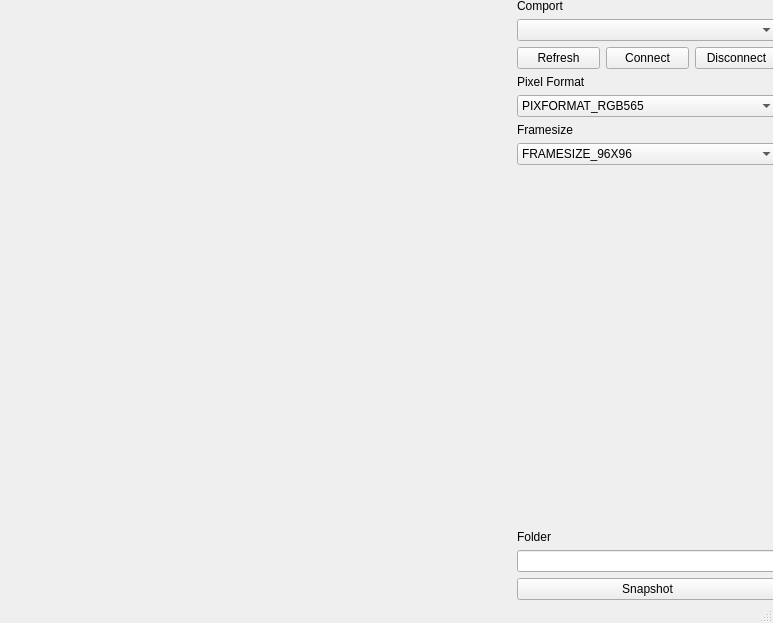
<?xml version="1.0" encoding="UTF-8"?>
<ui version="4.0">
 <class>mainWindow</class>
 <widget class="QMainWindow" name="mainWindow">
  <property name="geometry">
   <rect>
    <x>0</x>
    <y>0</y>
    <width>773</width>
    <height>623</height>
   </rect>
  </property>
  <property name="windowTitle">
   <string>rawImageViewer</string>
  </property>
  <widget class="QWidget" name="centralwidget">
   <widget class="QWidget" name="horizontalLayoutWidget">
    <property name="geometry">
     <rect>
      <x>-1</x>
      <y>-1</y>
      <width>779</width>
      <height>601</height>
     </rect>
    </property>
    <layout class="QHBoxLayout" name="horizontalLayout">
     <item>
      <widget class="QWidget" name="ImageWidget" native="true">
       <property name="minimumSize">
        <size>
         <width>512</width>
         <height>512</height>
        </size>
       </property>
      </widget>
     </item>
     <item>
      <layout class="QVBoxLayout" name="verticalLayout_2">
       <item>
        <widget class="QLabel" name="label_4">
         <property name="text">
          <string>Comport</string>
         </property>
        </widget>
       </item>
       <item>
        <widget class="QComboBox" name="comboComport"/>
       </item>
       <item>
        <layout class="QHBoxLayout" name="horizontalLayout_2">
         <item>
          <widget class="QPushButton" name="buttonRefresh">
           <property name="text">
            <string>Refresh</string>
           </property>
          </widget>
         </item>
         <item>
          <widget class="QPushButton" name="buttonConnect">
           <property name="text">
            <string>Connect</string>
           </property>
          </widget>
         </item>
         <item>
          <widget class="QPushButton" name="buttonDisconnect">
           <property name="text">
            <string>Disconnect</string>
           </property>
          </widget>
         </item>
        </layout>
       </item>
       <item>
        <widget class="QLabel" name="label_3">
         <property name="text">
          <string>Pixel Format</string>
         </property>
        </widget>
       </item>
       <item>
        <widget class="QComboBox" name="comboPixFormat">
         <item>
          <property name="text">
           <string>PIXFORMAT_RGB565</string>
          </property>
         </item>
         <item>
          <property name="text">
           <string>PIXFORMAT_GRAYSCALE</string>
          </property>
         </item>
         <item>
          <property name="text">
           <string>PIXFORMAT_YUV422</string>
          </property>
         </item>
        </widget>
       </item>
       <item>
        <widget class="QLabel" name="label_2">
         <property name="text">
          <string>Framesize</string>
         </property>
        </widget>
       </item>
       <item>
        <widget class="QComboBox" name="comboFramesize">
         <item>
          <property name="text">
           <string>FRAMESIZE_96X96</string>
          </property>
         </item>
        </widget>
       </item>
       <item>
        <widget class="QLabel" name="PixelData">
         <property name="text">
          <string/>
         </property>
        </widget>
       </item>
       <item>
        <spacer name="verticalSpacer">
         <property name="orientation">
          <enum>Qt::Orientation::Vertical</enum>
         </property>
         <property name="sizeHint" stdset="0">
          <size>
           <width>20</width>
           <height>40</height>
          </size>
         </property>
        </spacer>
       </item>
       <item>
        <widget class="QLabel" name="label">
         <property name="text">
          <string>Folder</string>
         </property>
        </widget>
       </item>
       <item>
        <widget class="QLineEdit" name="editFilename"/>
       </item>
       <item>
        <widget class="QPushButton" name="buttonSnapshot">
         <property name="text">
          <string>Snapshot</string>
         </property>
        </widget>
       </item>
      </layout>
     </item>
    </layout>
   </widget>
  </widget>
  <widget class="QStatusBar" name="statusbar"/>
 </widget>
 <resources/>
 <connections/>
</ui>
